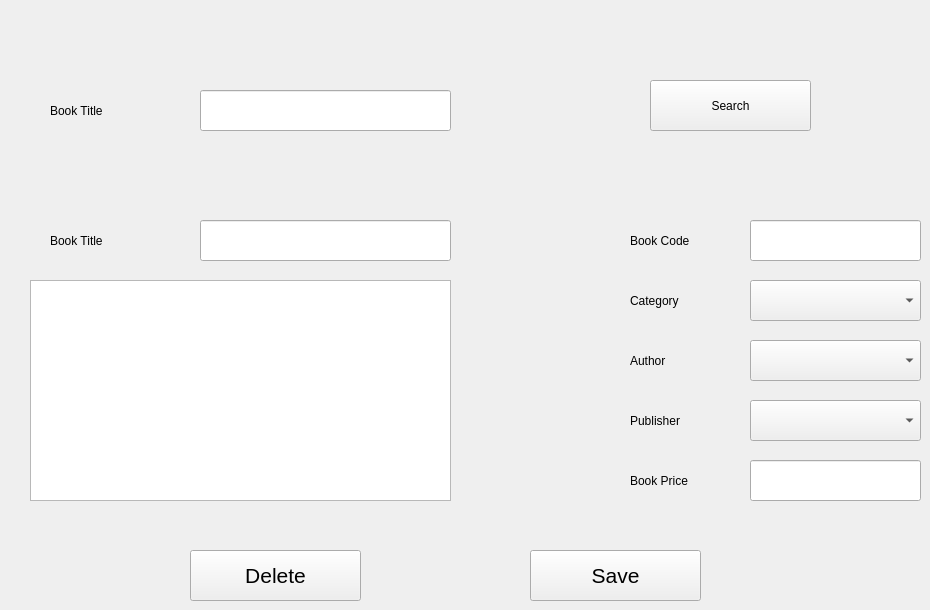
      <widget class="QWidget" name="tab_6">
       <attribute name="title">
        <string>Edit or Delete A Book</string>
       </attribute>
       <widget class="QLabel" name="label_9">
        <property name="geometry">
         <rect>
          <x>630</x>
          <y>280</y>
          <width>101</width>
          <height>41</height>
         </rect>
        </property>
        <property name="text">
         <string>Category</string>
        </property>
       </widget>
       <widget class="QComboBox" name="comboBox_6">
        <property name="geometry">
         <rect>
          <x>750</x>
          <y>340</y>
          <width>171</width>
          <height>41</height>
         </rect>
        </property>
       </widget>
       <widget class="QComboBox" name="comboBox_7">
        <property name="geometry">
         <rect>
          <x>750</x>
          <y>280</y>
          <width>171</width>
          <height>41</height>
         </rect>
        </property>
       </widget>
       <widget class="QLineEdit" name="lineEdit_5">
        <property name="geometry">
         <rect>
          <x>750</x>
          <y>220</y>
          <width>171</width>
          <height>41</height>
         </rect>
        </property>
       </widget>
       <widget class="QLineEdit" name="lineEdit_6">
        <property name="geometry">
         <rect>
          <x>750</x>
          <y>460</y>
          <width>171</width>
          <height>41</height>
         </rect>
        </property>
       </widget>
       <widget class="QTextEdit" name="textEdit_2">
        <property name="geometry">
         <rect>
          <x>30</x>
          <y>280</y>
          <width>421</width>
          <height>221</height>
         </rect>
        </property>
       </widget>
       <widget class="QLabel" name="label_10">
        <property name="geometry">
         <rect>
          <x>630</x>
          <y>220</y>
          <width>111</width>
          <height>41</height>
         </rect>
        </property>
        <property name="text">
         <string>Book Code</string>
        </property>
       </widget>
       <widget class="QLabel" name="label_11">
        <property name="geometry">
         <rect>
          <x>50</x>
          <y>220</y>
          <width>131</width>
          <height>41</height>
         </rect>
        </property>
        <property name="text">
         <string>Book Title</string>
        </property>
       </widget>
       <widget class="QLabel" name="label_12">
        <property name="geometry">
         <rect>
          <x>630</x>
          <y>340</y>
          <width>101</width>
          <height>41</height>
         </rect>
        </property>
        <property name="text">
         <string>Author</string>
        </property>
       </widget>
       <widget class="QLineEdit" name="lineEdit_7">
        <property name="geometry">
         <rect>
          <x>200</x>
          <y>220</y>
          <width>251</width>
          <height>41</height>
         </rect>
        </property>
       </widget>
       <widget class="QLabel" name="label_13">
        <property name="geometry">
         <rect>
          <x>630</x>
          <y>400</y>
          <width>101</width>
          <height>41</height>
         </rect>
        </property>
        <property name="text">
         <string>Publisher</string>
        </property>
       </widget>
       <widget class="QComboBox" name="comboBox_8">
        <property name="geometry">
         <rect>
          <x>750</x>
          <y>400</y>
          <width>171</width>
          <height>41</height>
         </rect>
        </property>
       </widget>
       <widget class="QLabel" name="label_14">
        <property name="geometry">
         <rect>
          <x>630</x>
          <y>460</y>
          <width>101</width>
          <height>41</height>
         </rect>
        </property>
        <property name="text">
         <string>Book Price</string>
        </property>
       </widget>
       <widget class="QPushButton" name="pushButton_8">
        <property name="geometry">
         <rect>
          <x>530</x>
          <y>550</y>
          <width>171</width>
          <height>51</height>
         </rect>
        </property>
        <property name="font">
         <font>
          <family>Segoe UI</family>
          <pointsize>16</pointsize>
         </font>
        </property>
        <property name="text">
         <string>Save</string>
        </property>
       </widget>
       <widget class="QLabel" name="label_15">
        <property name="geometry">
         <rect>
          <x>50</x>
          <y>90</y>
          <width>131</width>
          <height>41</height>
         </rect>
        </property>
        <property name="text">
         <string>Book Title</string>
        </property>
       </widget>
       <widget class="QLineEdit" name="lineEdit_8">
        <property name="geometry">
         <rect>
          <x>200</x>
          <y>90</y>
          <width>251</width>
          <height>41</height>
         </rect>
        </property>
       </widget>
       <widget class="QPushButton" name="pushButton_9">
        <property name="geometry">
         <rect>
          <x>650</x>
          <y>80</y>
          <width>161</width>
          <height>51</height>
         </rect>
        </property>
        <property name="text">
         <string>Search</string>
        </property>
       </widget>
       <widget class="QPushButton" name="pushButton_10">
        <property name="geometry">
         <rect>
          <x>190</x>
          <y>550</y>
          <width>171</width>
          <height>51</height>
         </rect>
        </property>
        <property name="font">
         <font>
          <family>Segoe UI</family>
          <pointsize>16</pointsize>
         </font>
        </property>
        <property name="text">
         <string>Delete</string>
        </property>
       </widget>
      </widget>
